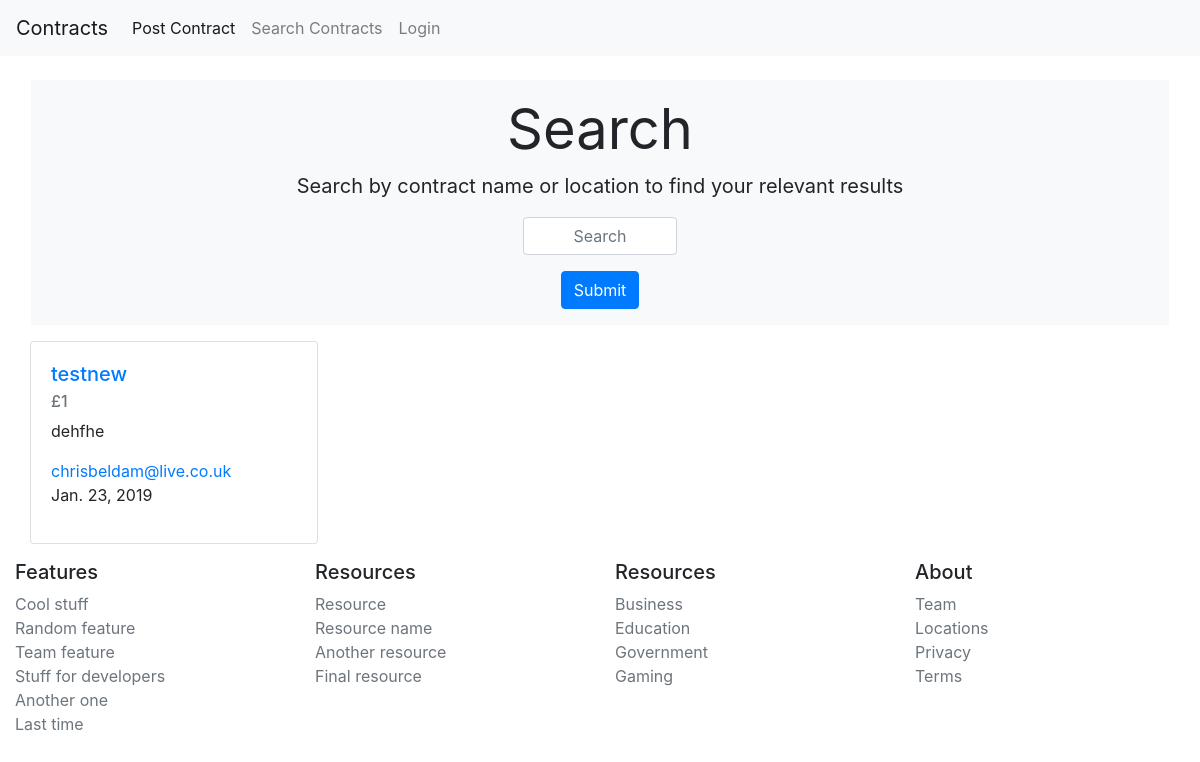
/results/, run on an earlier commit of the app's database.
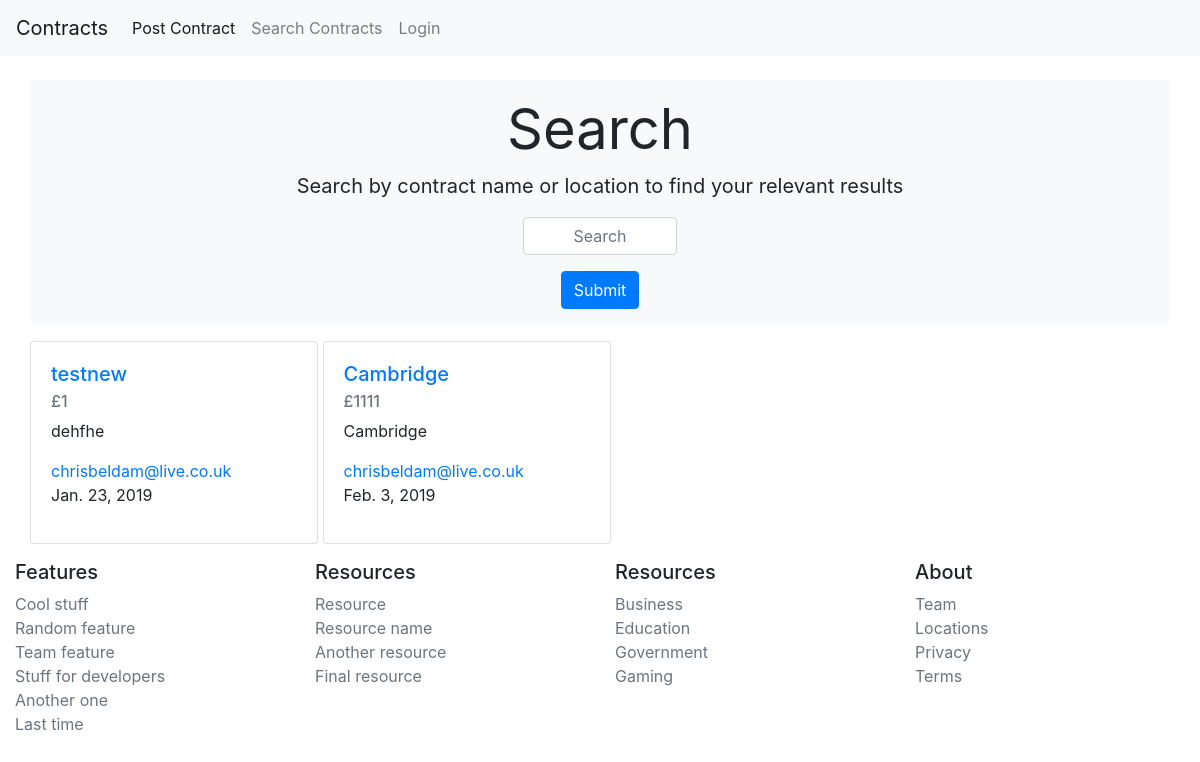
And on a later commit of the database.
### jobs/models.py (models this page shows, shortened)
class Contract(models.Model):
    contract_id = models.BigAutoField(primary_key=True)
    contract_title = models.CharField(max_length=100)
    contract_description = models.CharField(max_length=250)
    contract_location = models.CharField(max_length=100)
    contract_monthly_salary = models.IntegerField()
    contract_recruiter = models.CharField(max_length=250)
    recruiter_email = models.EmailField()
    recruiter_telephone = models.CharField(max_length=11)
    featured_contract = models.BooleanField(default=False)
    featured_expiry_date = models.DateField(default=datetime.date.today)
    date_created = models.DateField(_("Contract Start Date"), default=datetime.date.today) #This allows for the internationalisation of the date field #
    contract_expiry_date = models.DateField(_("Contract Expiry Date"), default=datetime.date.today)
    author = models.ForeignKey(User, on_delete=models.CASCADE, default=True) # Links the user to the role

### jobs/views.py (the view)
# urls.py: path('results/', views.contract_model_list_view, name='results'),
def contract_model_list_view(request):
    search_query = request.GET.get('search')
    queryset = Contract.objects.all()
    if search_query is not None:
        queryset = queryset.filter(
            Q(contract_title__icontains=search_query) | Q(contract_location__icontains=search_query)
            )
    context = {
        'object_list': queryset,
    }
    template="jobs/results.html"
    return render(request, template, context)

### jobs/templates/jobs/results.html (shortened to what this page needs)
{% extends "jobs/base.html" %}
{% load bootstrap4 %}
{% block content %}
<div class="position-relative overflow-hidden p-3 m-md-3 text-center bg-light">
  <h1 class="display-4 font-weight-normal">Search</h1>
  <p class="lead font-weight-normal">Search by contract name or location to find your relevant results</p>
  <div class="col-sm-2 mx-auto">
    <div class="input-group">
      <form method="GET" action='/results/'>
      <input type="text" name="search" class="form-control" placeholder="Search" aria-label="Search" aria-describedby="basic-addon1" style="text-align:center">
      <button type="submit" class="btn btn-primary mt-3" style="text-align:center">Submit</button>
    </div>
  </div>
</div>
<div class="container">
  <div class="row">
  {% for instance in object_list %}
  <div class="col-sm-3">
    <div class="card" style="width: 18rem;">
      <div class="card-body">
        <h5 class="card-title"><a href="{% url 'contract-detail' instance.contract_id %}">{{ instance.contract_title }}</a></h5>
        <h6 class="card-subtitle mb-2 text-muted">£{{ instance.contract_monthly_salary}}</h6>
        <p class="card-text">{{ instance.contract_description }}</p>
        <a href="#" class="card-link">{{ instance.recruiter_email}}</a>
        <p>{{ instance.contract_expiry_date }}</p>
      </div>
    </div>
  </div>
  {% endfor %}
  </div>
</div>
{% endblock content %}

### jobs/templates/jobs/base.html (shortened to what this page needs)
{% load bootstrap4 %} {% load bootstrap_themes %}
<!DOCTYPE html>
<html lang="en">
<head>
  {% load staticfiles %}
  <link rel="stylesheet" href="{% static 'jobs/css/style.css' %}" type="text/css"/>
  <link rel="stylesheet" href="https://stackpath.bootstrapcdn.com/bootstrap/4.1.3/css/bootstrap.min.css">
</head>
<header>
  <nav class="navbar navbar-expand-lg navbar-light bg-light">
    <a class="navbar-brand" href="{% url 'index' %}">Contracts</a>
    <div class="collapse navbar-collapse" id="navbarNavAltMarkup">
      <div class="navbar-nav">
        <a class="nav-item nav-link active" href="{% url 'contract-create' %}">Post Contract <span class="sr-only">(current)</span></a>
        <a class="nav-item nav-link" href="{% url 'results' %}">Search Contracts</a>
        {% if user.is_authenticated %}
        <a class="nav-item nav-link" href="{% url 'mycontracts' %}">My Contracts</a>
        <a class="nav-item nav-link" href="{% url 'profile' %}">My Profile</a>
        <a class="nav-item nav-link" href="{% url 'logout' %}">Logout</a>
        {% else %}
        <a class="nav-item nav-link" href="{% url 'login' %}" style="text-align:right">Login</a>
        {% endif %}
      </div>
    </div>
  </nav>
</header>
<body>
  <div class="container" id="block">
  {% block content %}{% endblock content %}
  </div>
</body>
<footer class="container py-3">
  <div class="row">
    <div class="col-6 col-md">
      <h5>Features</h5>
      <ul class="list-unstyled text-small">
        <li><a class="text-muted" href="#">Cool stuff</a></li>
        <li><a class="text-muted" href="#">Random feature</a></li>
        <li><a class="text-muted" href="#">Team feature</a></li>
        <li><a class="text-muted" href="#">Stuff for developers</a></li>
        <li><a class="text-muted" href="#">Another one</a></li>
        <li><a class="text-muted" href="#">Last time</a></li>
      </ul>
    </div>
    <div class="col-6 col-md">
      <h5>Resources</h5>
      <ul class="list-unstyled text-small">
        <li><a class="text-muted" href="#">Resource</a></li>
        <li><a class="text-muted" href="#">Resource name</a></li>
        <li><a class="text-muted" href="#">Another resource</a></li>
        <li><a class="text-muted" href="#">Final resource</a></li>
      </ul>
    </div>
    <div class="col-6 col-md">
      <h5>Resources</h5>
      <ul class="list-unstyled text-small">
        <li><a class="text-muted" href="#">Business</a></li>
        <li><a class="text-muted" href="#">Education</a></li>
        <li><a class="text-muted" href="#">Government</a></li>
        <li><a class="text-muted" href="#">Gaming</a></li>
      </ul>
    </div>
    <div class="col-6 col-md">
      <h5>About</h5>
      <ul class="list-unstyled text-small">
        <li><a class="text-muted" href="#">Team</a></li>
        <li><a class="text-muted" href="#">Locations</a></li>
        <li><a class="text-muted" href="#">Privacy</a></li>
        <li><a class="text-muted" href="#">Terms</a></li>
      </ul>
    </div>
  </div>
</footer>
</html>

### jobs/templates/jobs/base.html (style rules this page uses)
.container { max-width: 100%; }
.overflow-hidden { overflow: hidden; }

What changed in the data, as far as the page shows it:
added Contract: contract_title "Cambridge", contract_monthly_salary "1111", contract_description "Cambridge", recruiter_email "chrisbeldam@live.co.uk", contract_expiry_date "Feb. 3, 2019"
